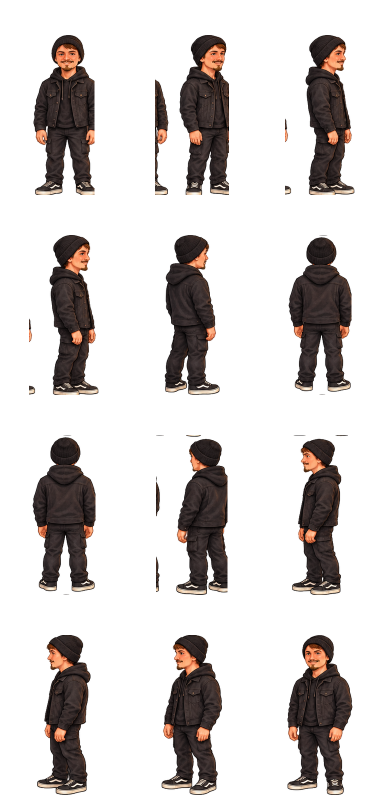
#> input picture voxel/docs/plans/directional-cast/shane/quarter-guides.png, 768 x 1600 px, given in place of idle-quarter-0-source.png, which was not available (shown at 1/2 size)
$ python bake_shane_directional.py
#> lines starting #> are read from the running program, lines starting #| are printed output that depends on the picture; after the words box and inside, x2 and y2 are one past the last pixel; in counts of white or black regions, pixels touching at a corner belong together; pictures that were not available may be replaced by others from this repository, and a replacement may not be noted
#!/usr/bin/env python3
"""Pack reviewed authored Shane pages. Pillow only crops, scales and anchors art.

Static turnarounds may be scaled per view to the same standing silhouette height.
Every animation strip uses ONE scale; no per-phase stretch or invented images.
Only the explicit ACCEPTED table below can enter the runtime atlas.
"""
from pathlib import Path
import json,hashlib
import numpy as np
from PIL import Image,ImageDraw
from scipy import ndimage
ROOT=Path(__file__).resolve().parents[1]
ART=ROOT/'docs/plans/directional-cast/shane'
OUT=ROOT/'assets/directional/shane';OUT.mkdir(parents=True,exist_ok=True)
SLOT=(256,400);FOOT=390;BODY=320
PHASES=['contact-left','down-left','passing-left','up-left','contact-right','down-right','passing-right','up-right']
REDUCED=[PHASES[i] for i in [0,2,4,6]]
# mode, source layout, source ordering. LEFT side's first authored pose is
# anatomically right-contact, so rotate the cycle by half, never mirror pixels.
ACCEPTED={
  0:('walk-000-source.png',4,2,list(range(8)),'full'),
 45:('walk-045-reduced-source.png',4,1,[0,1,2,3],'reduced'),
 90:('walk-090-source.png',4,2,list(range(8)),'full'),
180:('walk-180-source.png',4,2,list(range(8)),'full'),
270:('walk-270-reduced-source.png',4,1,[2,3,0,1],'reduced'),
315:('walk-315-reduced-source.png',4,1,[2,3,0,1],'reduced'),
}

def silhouette(f):
    a=np.array(f.getchannel('A'));mask=a>=96;ys,xs=np.where(mask)
    return int(ys.max()-ys.min()+1)

def figure(im,row,col,columns,rows):
    f=im.crop((round(col*im.width/columns),round(row*im.height/rows),round((col+1)*im.width/columns),round((row+1)*im.height/rows))).convert('RGBA')
    a=np.array(f.getchannel('A'));labels,_=ndimage.label(a>=96);area=np.bincount(labels.ravel());area[0]=0
    if not area[1:].size or area.max()<100:raise ValueError('No isolated character')
    main=labels==area.argmax();keep=ndimage.binary_dilation(main,iterations=1);a[~keep]=0;a[a<24]=0;f.putalpha(Image.fromarray(a));return f.crop(f.getbbox())

def pack(name,items,columns,scale):
    rows=(len(items)+columns-1)//columns;canvas=Image.new('RGBA',(SLOT[0]*columns,SLOT[1]*rows));rects=[];metrics=[]
    for index,(angle,f) in enumerate(items):
        s=scale[index] if isinstance(scale,list) else scale
        w,h=round(f.width*s),round(f.height*s)
        if w>SLOT[0]-8 or h>FOOT-8:raise ValueError(f'Oversize silhouette {name}:{angle} {w}x{h}')
        f=f.resize((w,h),Image.Resampling.LANCZOS);x=(index%columns)*SLOT[0]+(SLOT[0]-w)//2;y=(index//columns)*SLOT[1]+FOOT-h;canvas.alpha_composite(f,(x,y))
        rects.append({'x':index%columns*SLOT[0],'y':index//columns*SLOT[1],'w':SLOT[0],'h':SLOT[1],'ax':128,'ay':FOOT})
        a=np.array(f.getchannel('A'));mask=a>=96;ys,xs=np.where(mask);height=int(ys.max()-ys.min()+1);top=mask[ys.min():ys.min()+round(height*.2)];hx=np.where(top)[1]
        metrics.append({'angle':angle,'height':height,'upperSilhouetteWidth':int(hx.max()-hx.min()+1) if len(hx) else 0,'upperWidthToHeight':round((hx.max()-hx.min()+1)/height,4) if len(hx) else 0,'scale':round(s,6),'sha256':hashlib.sha256(f.tobytes()).hexdigest()})
    path=OUT/(name+'.webp');canvas.save(path,'WEBP',quality=91,method=6,exact=True)
    return {'file':path.name,'width':canvas.width,'height':canvas.height,'bytes':path.stat().st_size},rects,metrics

meta={'owner':'shane','look':'shane-base','rows':BODY,'worldHeight':2.3,'angleConvention':'0 front;90 screen-right;180 back;270 screen-left; nominal painted views, not measured rig camera angles','pages':{},'actions':{},'coverage':{'costume':'base only','idle':[],'walk':[],'fullWalk':[],'reducedWalk':[],'missingWalk':[135,225]},'metrics':{}}
items=[]
for q in range(4):
    im=Image.open(ART/f'idle-quarter-{q}-source.png')
#> im is the input picture: PIL image 768x1600 RGBA; mean R, G, B, A 16.5, 12.1, 10.6, 60.6
    for slot in range(6):items.append((q*90+slot*15,figure(im,slot//3,slot%3,3,2)))
#> this loop made 6 passes
#> pass 1, in figure, `f=im.crop((round(col*im.width/columns),round(row*im.height/rows),round..`:
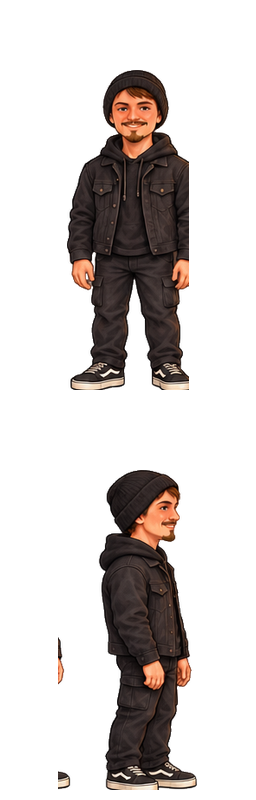
#> f: PIL image 256x800 RGBA; mean R, G, B, A 17.9, 12.8, 11, 61; transparent parts drawn white
#> pass 1, in figure, `a = np.array(f.getchannel('A'))`:
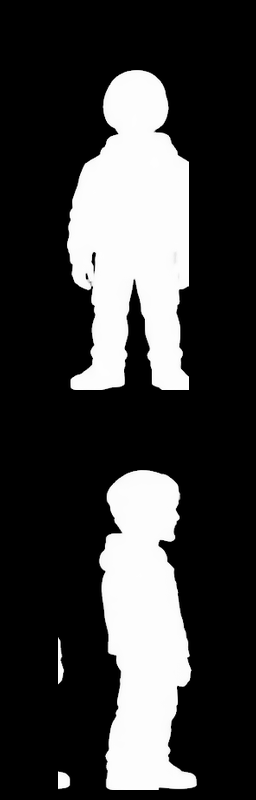
#> a: shape (800, 256); min 0, max 255, mean 61
#> pass 1, in figure, `labels, _ = ndimage.label(a >= 96)`:
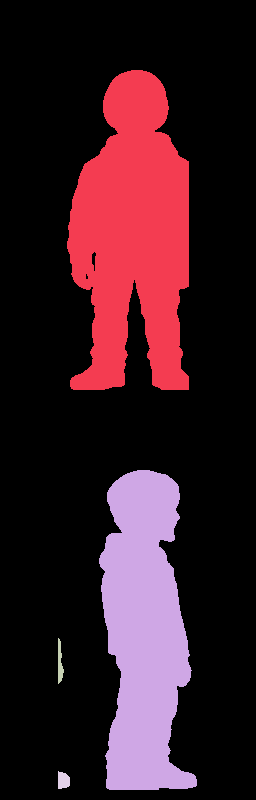
#> labels: shape (800, 256) int32; 5 distinct labels, from 0 to 4; one colour per label, 0 black
#> pass 1, in figure, `main = labels == area.argmax()`:
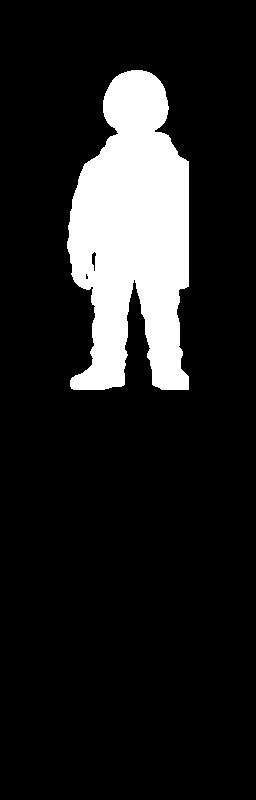
#> main: shape (800, 256) bool; 13.5% white; 1 white region, box (x1, y1, x2, y2) and area: (67, 70, 189, 390) 27553
#> after the loop, items = 6 items
#> pass 2 of the loop `for q in range(4):`:
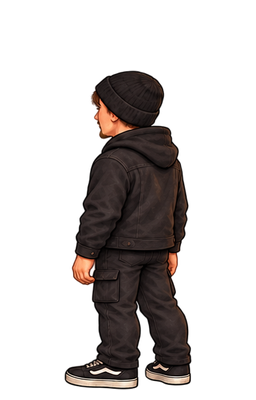
#> input picture voxel/docs/plans/directional-cast/shane/walk-225-seed.png, 256 x 400 px, given in place of idle-quarter-1-source.png, which was not available
#> im is the input picture: PIL image 256x400 RGBA; mean R, G, B, A 15.9, 11.9, 10.6, 67.1
#> (the run stopped early here; a loop or call above may not have finished)
